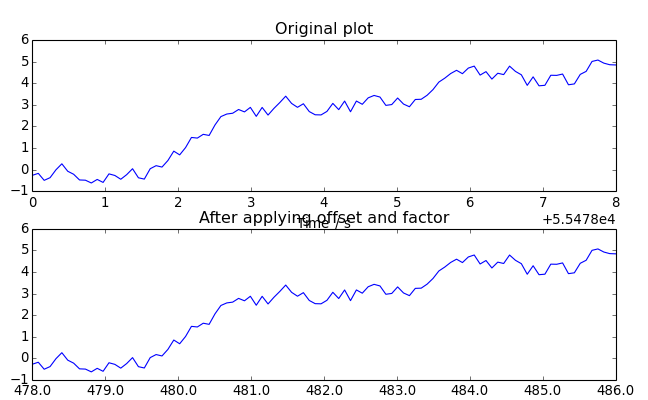

Write Python code to recreate this figure.
#!/usr/bin/python
"""Example of util.shift_scale_x()
"""

# pylint: disable=I0011, C0103, E1101

import numpy as np

from modelicares import util
from modelicares.texunit import number_label

# Generate some random data.
x = np.linspace(55478, 55486, 100)  # Small range and large offset
xlabel = number_label('Time', 's')
y = np.cumsum(np.random.random(100) - 0.5)

# Plot the data.
ax = util.setup_subplots(2, 2)[0]
for a in ax:
    a.plot(x, y)
    a.set_xlabel(xlabel)

# Shift and scale the axes.
ax[0].set_title('Original plot')
ax[1].set_title('After applying offset and factor')
util.shift_scale_x(ax[1])
